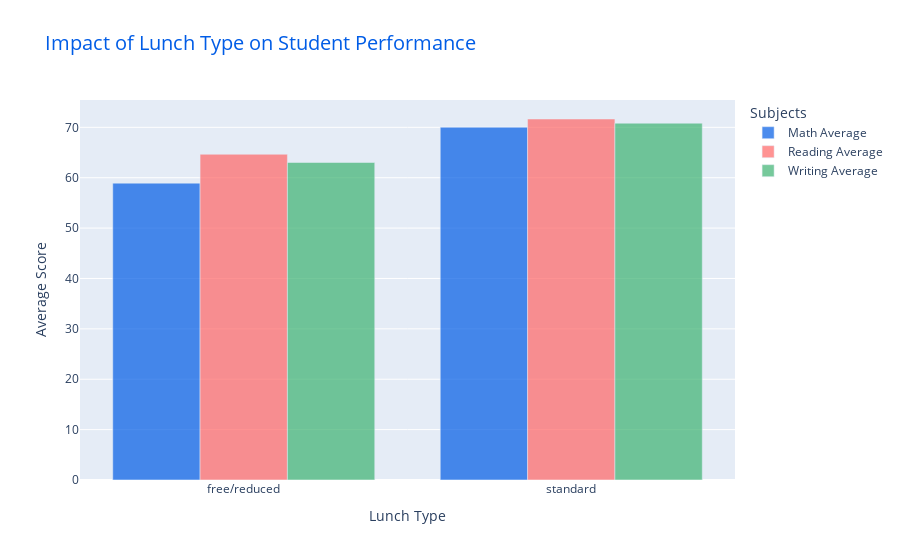

The cell this chart's notebook holds for it:
### Code cell
# Create a bar plot for each subject
fig = go.Figure()

# Bar Plot for Math Average
fig.add_trace(go.Bar(
    x=mean_score.index, y=mean_score['math_score'], name="Math Average", marker=dict(color='rgba(0, 92, 230, 0.7)')
))

# Bar Plot for reading Average
fig.add_trace(go.Bar(
    x=mean_score.index, y=mean_score['reading_score'], name="Reading Average", marker=dict(color='rgba(255, 102, 102, 0.7)')
))

# Bar Plot for Writing Average
fig.add_trace(go.Bar(
    x=mean_score.index, y=mean_score['writing_score'], name="Writing Average", marker=dict(color='rgba(60, 179, 113, 0.7)')
))

fig.update_layout(
    title="Impact of Lunch Type on Student Performance",
    xaxis_title="Lunch Type",
    yaxis_title="Average Score",
    barmode='group',  # Group bars together
    title_font=dict(size=20, color='#005ce6'),
    legend_title="Subjects",
    showlegend=True  # Show legend to distinguish subjects
)

fig.show()

### Figure 1 — Plotly figure (JSON) as saved in the notebook; plotly's stock layout.template omitted (floating-point values rounded to 4 significant figures)
{"data": [{"marker": {"color": "rgba(0, 92, 230, 0.7)"}, "name": "Math Average", "type": "bar", "x": ["free/reduced", "standard"], "y": [58.92, 70.03]}, {"marker": {"color": "rgba(255, 102, 102, 0.7)"}, "name": "Reading Average", "type": "bar", "x": ["free/reduced", "standard"], "y": [64.65, 71.65]}, {"marker": {"color": "rgba(60, 179, 113, 0.7)"}, "name": "Writing Average", "type": "bar", "x": ["free/reduced", "standard"], "y": [63.02, 70.82]}], "layout": {"barmode": "group", "legend": {"title": {"text": "Subjects"}}, "showlegend": true, "title": {"font": {"color": "#005ce6", "size": 20}, "text": "Impact of Lunch Type on Student Performance"}, "xaxis": {"title": {"text": "Lunch Type"}}, "yaxis": {"title": {"text": "Average Score"}}}}
